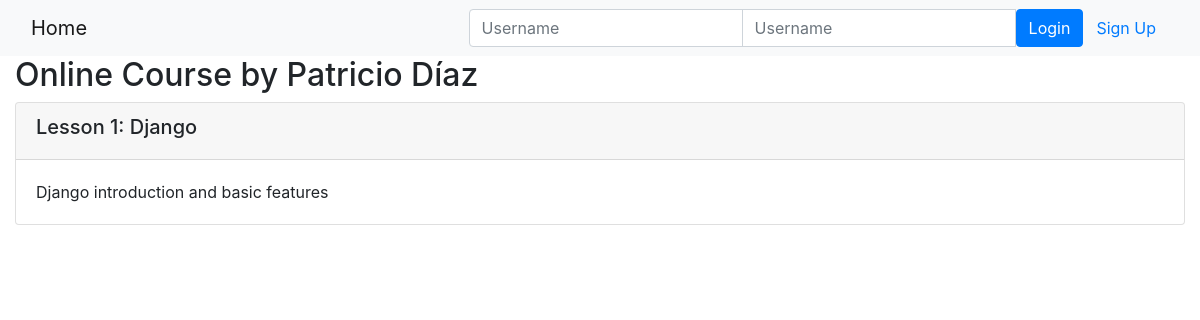
Page /onlinecourse/1/ on the committed database.
### onlinecourse/models.py (models this page shows, shortened)
class Course(models.Model):
    name = models.CharField(null=False, max_length=30, default='online course')
    image = models.ImageField(upload_to='course_images/')
    description = models.CharField(max_length=1000)
    pub_date = models.DateField(null=True)
    instructors = models.ManyToManyField(Instructor)
    users = models.ManyToManyField(settings.AUTH_USER_MODEL, through='Enrollment')
    total_enrollment = models.IntegerField(default=0)
    is_enrolled = False

class Lesson(models.Model):
    title = models.CharField(max_length=200, default="title")
    order = models.IntegerField(default=0)
    course = models.ForeignKey(Course, on_delete=models.CASCADE)
    content = models.TextField()

### onlinecourse/views.py (the view)
# urls.py: path('<int:pk>/', views.CourseDetailView.as_view(), name='course_details'),
class CourseDetailView(generic.DetailView):
    model = Course
    template_name = 'onlinecourse/course_detail_bootstrap.html'

### onlinecourse/templates/onlinecourse/course_detail_bootstrap.html (shortened to what this page needs)
<!DOCTYPE html>
<html lang="en">
<head>
     {% load static %}
    <link rel="stylesheet" href="https://maxcdn.bootstrapcdn.com/bootstrap/4.5.2/css/bootstrap.min.css">
</head>
<body>
    <nav class="navbar navbar-light bg-light">
        <div class="container-fluid">
            <div class="navbar-header">
                  <a class="navbar-brand" href="{% url 'onlinecourse:index' %}">Home</a>
            </div>
            <ul class="nav navbar-nav navbar-right">
                {% if user.is_authenticated %}
                <li>
                    <a class="btn btn-link" href="#">{{ user.first_name }}({{ user.username }})</a>
                    <a class="btn btn-link" href="{% url 'onlinecourse:logout' %}">Logout</a>
                </li>
                {% else %}
                <li>
                    <form class="form-inline" action="{% url 'onlinecourse:login' %}" method="post">
                        <div class="input-group">
                            <input type="text" class="form-control" placeholder="Username" name="username" >
                            <input type="password" class="form-control" placeholder="Username" name="psw" >
                            <button class="btn btn-primary" type="submit">Login</button>
                            <a class="btn btn-link" href="{% url 'onlinecourse:registration' %}">Sign Up</a>
                        </div>
                    </form>
                </li>
                {% endif %}
            </ul>
        </div>
    </nav>
    <div class="container-fluid">
        <h2>{{ course.name }}</h2>
        <div class="card-columns-vertical">
            {% for lesson in course.lesson_set.all %}
                <div class="card mt-1">
                    <div class="card-header"><h5>Lesson {{lesson.order|add:1}}: {{lesson.title}}</h5></div>
                    <div class="card-body">{{lesson.content}}</div>
                </div>
            {% endfor %}
        </div>
    </div>
</body>
</html>

### rows in the picture
Course: name "Online Course by Patricio Díaz"
Lesson: order|add "1", title "Django", content "Django introduction and basic features"
